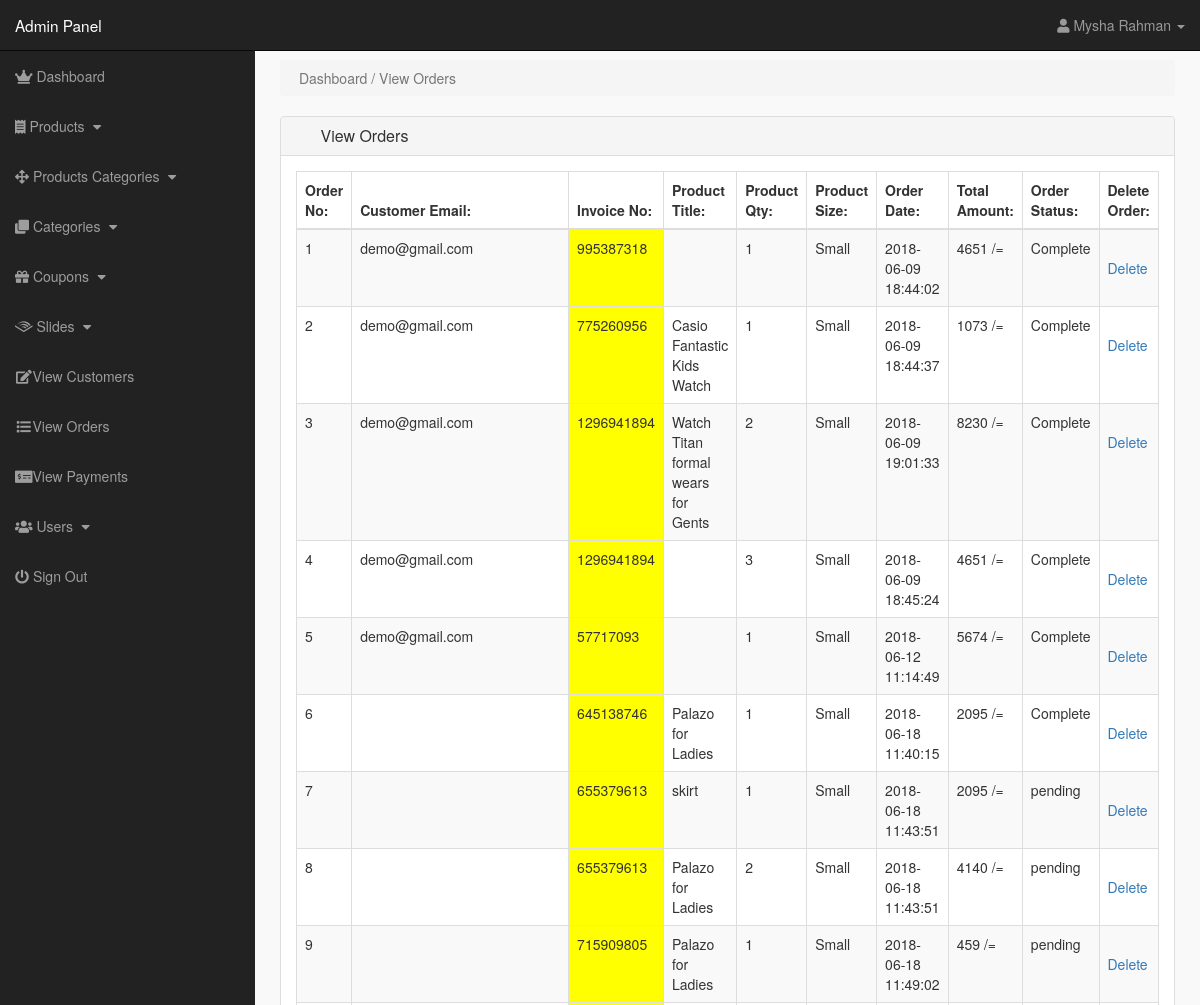
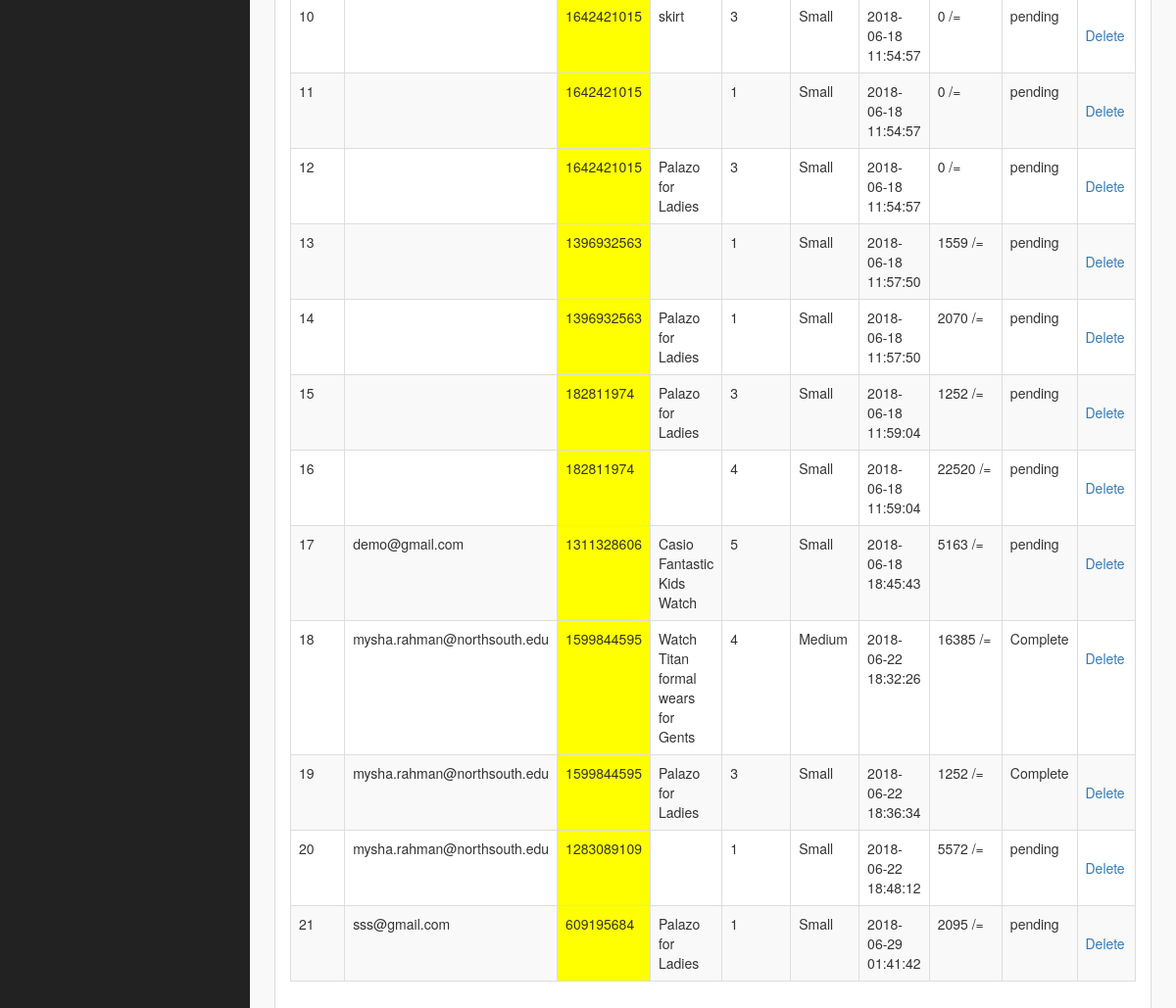
Screenshot of /admin/index.php?view_orders (signed in) with the database file from the repository (2 pictures, top to bottom).
### tables this page shows
CREATE TABLE `pending_orders` (
  `order_id` int(11) NOT NULL,
  `customer_id` int(11) NOT NULL,
  `invoice_no` int(10) NOT NULL,
  `product_id` text NOT NULL,
  `qty` int(11) NOT NULL,
  `size` text NOT NULL,
  `order_status` text NOT NULL
);

CREATE TABLE `customers` (
  `customer_id` int(11) NOT NULL,
  `customer_name` varchar(255) NOT NULL,
  `customer_email` varchar(255) NOT NULL,
  `customer_pass` varchar(255) NOT NULL,
  `customer_country` text NOT NULL,
  `customer_city` text NOT NULL,
  `customer_contact` varchar(255) NOT NULL,
  `customer_gender` varchar(100) NOT NULL,
  `customer_zipcode` varchar(100) NOT NULL,
  `customer_address` text NOT NULL,
  `customer_image` text NOT NULL,
  `customer_ip` varchar(255) NOT NULL,
  `customer_confirm_code` text NOT NULL
);

CREATE TABLE `customer_orders` (
  `order_id` int(11) NOT NULL,
  `customer_id` int(11) NOT NULL,
  `due_amount` int(11) NOT NULL,
  `invoice_no` int(100) NOT NULL,
  `qty` int(11) NOT NULL,
  `size` text NOT NULL,
  `order_date` timestamp NOT NULL DEFAULT CURRENT_TIMESTAMP ON UPDATE CURRENT_TIMESTAMP,
  `order_status` text NOT NULL
);

CREATE TABLE `products` (
  `product_id` int(11) NOT NULL,
  `p_cat_id` int(11) NOT NULL,
  `cat_id` int(11) NOT NULL,
  `date` timestamp NOT NULL DEFAULT CURRENT_TIMESTAMP ON UPDATE CURRENT_TIMESTAMP,
  `product_title` text NOT NULL,
  `product_img1` text NOT NULL,
  `product_img2` text NOT NULL,
  `product_img3` text NOT NULL,
  `product_price` int(11) NOT NULL,
  `product_desc` text NOT NULL,
  `product_keywords` text NOT NULL
);

### admin/view_orders.php (the view)
<?php
if(!isset($_SESSION['admin_email'])){
echo "<script>window.open('login.php','_self')</script>";
}
else {
?>
    <div class="row">
        <div class="col-lg-12">
            <ol class="breadcrumb">
                <li class="active">
                    <i class="fa fa-dashboard"></i> Dashboard / View Orders
                </li>
            </ol>
        </div>
    </div>
    <div class="row">
        <div class="col-lg-12">
            <div class="panel panel-default">
                <div class="panel-heading">
                    <h3 class="panel-title">
                        <i class="fa fa-money fa-fw"></i> View Orders
                    </h3>
                </div>
                <div class="panel-body">
                    <div class="table-responsive">
                        <table class="table table-bordered table-hover table-striped">
                            <thead>
                                <tr>
                                    <th>Order No:</th>
                                    <th>Customer Email:</th>
                                    <th>Invoice No:</th>
                                    <th>Product Title:</th>
                                    <th>Product Qty:</th>
                                    <th>Product Size:</th>
                                    <th>Order Date:</th>
                                    <th>Total Amount:</th>
                                    <th>Order Status:</th>
                                    <th>Delete Order:</th>
                                </tr>
                            </thead>
                            <tbody>
                                <?php
$i = 0;
$get_orders = "select * from pending_orders";
$run_orders = mysqli_query($con,$get_orders);
while ($row_orders = mysqli_fetch_array($run_orders)) {
$order_id = $row_orders['order_id'];
$c_id = $row_orders['customer_id'];
$invoice_no = $row_orders['invoice_no'];
$product_id = $row_orders['product_id'];
$qty = $row_orders['qty'];
$size = $row_orders['size'];
$order_status = $row_orders['order_status'];
$get_products = "select * from products where product_id='$product_id'";
$run_products = mysqli_query($con,$get_products);
$row_products = mysqli_fetch_array($run_products);
$product_title = $row_products['product_title'];
$i++;
?>
                                    <tr>
                                        <td>
                                            <?php echo $i; ?>
                                        </td>
                                        <td>
                                            <?php
$get_customer = "select * from customers where customer_id='$c_id'";
$run_customer = mysqli_query($con,$get_customer);
$row_customer = mysqli_fetch_array($run_customer);
$customer_email = $row_customer['customer_email'];
echo $customer_email;
 ?>
                                        </td>
                                        <td bgcolor="yellow">
                                            <?php echo $invoice_no; ?>
                                        </td>
                                        <td>
                                            <?php echo $product_title; ?>
                                        </td>
                                        <td>
                                            <?php echo $qty; ?>
                                        </td>
                                        <td>
                                            <?php echo $size; ?>
                                        </td>
                                        <td>
                                            <?php
$get_customer_order = "select * from customer_orders where order_id='$order_id'";
$run_customer_order = mysqli_query($con,$get_customer_order);
$row_customer_order = mysqli_fetch_array($run_customer_order);
$order_date = $row_customer_order['order_date'];
$due_amount = $row_customer_order['due_amount'];
echo $order_date;
?>
                                        </td>
                                        <td>
                                            <?php echo $due_amount; ?> /=
                                        </td>
                                        <td>
                                            <?php
if($order_status=='pending'){
echo $order_status='pending';
}
else{
echo $order_status='Complete';
}
?>
                                        </td>
                                        <td>
                                            <a href="index.php?order_delete=<?php echo $order_id; ?>">
<i class="fa fa-trash-o" ></i> Delete
</a>
                                        </td>
                                    </tr>
                                    <?php } ?>
                            </tbody>
                        </table>
                    </div>
                </div>
            </div>
        </div>
    </div>
    <?php } ?>

### admin/includes/sidebar.php (shortened to what this page needs)
<?php
if(!isset($_SESSION['admin_email'])){
    echo "<script>window.open('login.php', '_self')</script>";
}
else{
?>
    <nav class="navbar navbar-inverse navbar-fixed-top">
        <div class="navbar-header">
            <a href="index.php?dashboard" class="navbar-brand">Admin Panel</a>
        </div>
        <ul class="nav navbar-right top-nav">
            <li class="dropbox">
                <a href="#" class="dropdown-toggle" data-toggle="dropdown">
               <i class="fa fa-user"></i>
               <?php echo $admin_name; ?> <b class="caret"></b>
        </a>
        </li>
        </ul>
        <div class="collapse navbar-collapse navbar-ex1-collapse">
            <ul class="nav navbar-nav side-nav">
                <li>
                    <a href="index.php?dashboard">
<i class="fas fa-crown"></i> Dashboard
</a>
                </li>
                <li>
                    <a href="#" data-toggle="collapse" data-target="#products">
<i class="fas fa-receipt"></i> Products
<i class="fa fa-fw fa-caret-down"></i>
</a>
                </li>
                <li>
                    <a href="#" data-toggle="collapse" data-target="#p_cat">
<i class="fas fa-arrows-alt"></i> Products Categories
<i class="fa fa-fw fa-caret-down"></i>
</a>
                </li>
                <li>
                    <a href="#" data-toggle="collapse" data-target="#cat">
<i class="fas fa-clone"></i> Categories
<i class="fa fa-fw fa-caret-down"></i>
</a>
                </li>
                <li>
                    <a href="#" data-toggle="collapse" data-target="#coupons">
                        <i class="fas fa-gift"></i> Coupons
                        <i class="fa fa-fw fa-caret-down"></i>
                    </a>
                </li>
                <li>
                    <a href="#" data-toggle="collapse" data-target="#slides">
<i class="fab fa-audible"></i> Slides
<i class="fa fa-fw fa-caret-down"></i>
</a>
                </li>
                <li>
                    <a href="index.php?view_customers"><i class="fa fa-fw fa-edit"></i>View Customers</a>
                </li>
                <li>
                    <a href="index.php?view_orders"><i class="fa fa-fw fa-list"></i>View Orders</a>
                </li>
                <li>
                    <a href="index.php?view_payments"><i class="fas fa-money-check-alt"></i>View Payments</a>
                </li>
                <li>
                    <a href="#" data-toggle="collapse" data-target="#users">
                    <i class="fas fa-users"></i> Users
<i class="fa fa-fw fa-caret-down"></i>
</a>
                </li>
                <li>
                    <a href="logout.php"><i class="fas fa-power-off"></i> Sign Out</a>
                </li>
            </ul>
        </div>
    </nav>
    <?php } ?>

### styles/admin-style.css (style rules this page uses)
body { margin-top: 100px; }
@media (min-width: 768px) { body { margin-top: 50px; } }
.top-nav { padding: 0 15px; }
.top-nav > li { display: inline-block; float: left; }
.top-nav > li > a { padding-top: 15px; padding-bottom: 15px; line-height: 20px; color: #999; }
@media (min-width: 768px) { .side-nav { position: fixed; top: 51px; width: 255px; border-radius: 0; overflow-y: auto; background-color: #222; bottom: 0; overflow-x: hidden; padding-bottom: 40px; } }
@media (min-width: 768px) { .side-nav > li > a { width: 255px; } }
.panel-body { border-radius: 5px; }
a, li, ul, option, select, data-toggle, dropbox { -moz-transition: all 0.3s; -o-transition: all 0.3s; -webkit-transition: all 0.3s; }

### rows the page displays
pending_orders: customer.customer_email "demo@gmail.com", invoice_no "995387318", qty "1", size "Small", customer_orders.order_date "2018-06-09 18:44:02", customer_orders.due_amount "4651"
pending_orders: customer.customer_email "demo@gmail.com", invoice_no "775260956", product.product_title "Casio Fantastic Kids Watch", qty "1", size "Small", customer_orders.order_date "2018-06-09 18:44:37", customer_orders.due_amount "1073"
pending_orders: customer.customer_email "demo@gmail.com", invoice_no "1296941894", product.product_title "Watch Titan formal wears for Gents", qty "2", size "Small", customer_orders.order_date "2018-06-09 19:01:33", customer_orders.due_amount "8230"
pending_orders: customer.customer_email "demo@gmail.com", invoice_no "1296941894", qty "3", size "Small", customer_orders.order_date "2018-06-09 18:45:24", customer_orders.due_amount "4651"
pending_orders: customer.customer_email "demo@gmail.com", invoice_no "57717093", qty "1", size "Small", customer_orders.order_date "2018-06-12 11:14:49", customer_orders.due_amount "5674"
pending_orders: invoice_no "645138746", product.product_title "Palazo for Ladies", qty "1", size "Small", customer_orders.order_date "2018-06-18 11:40:15", customer_orders.due_amount "2095"
pending_orders: invoice_no "655379613", product.product_title "skirt", qty "1", size "Small", customer_orders.order_date "2018-06-18 11:43:51", customer_orders.due_amount "2095"
pending_orders: invoice_no "655379613", product.product_title "Palazo for Ladies", qty "2", size "Small", customer_orders.order_date "2018-06-18 11:43:51", customer_orders.due_amount "4140"
pending_orders: invoice_no "715909805", product.product_title "Palazo for Ladies", qty "1", size "Small", customer_orders.order_date "2018-06-18 11:49:02", customer_orders.due_amount "459"
pending_orders: invoice_no "1642421015", product.product_title "skirt", qty "3", size "Small", customer_orders.order_date "2018-06-18 11:54:57", customer_orders.due_amount "0"
pending_orders: invoice_no "1642421015", qty "1", size "Small", customer_orders.order_date "2018-06-18 11:54:57", customer_orders.due_amount "0"
pending_orders: invoice_no "1642421015", product.product_title "Palazo for Ladies", qty "3", size "Small", customer_orders.order_date "2018-06-18 11:54:57", customer_orders.due_amount "0"
pending_orders: invoice_no "1396932563", qty "1", size "Small", customer_orders.order_date "2018-06-18 11:57:50", customer_orders.due_amount "1559"
pending_orders: invoice_no "1396932563", product.product_title "Palazo for Ladies", qty "1", size "Small", customer_orders.order_date "2018-06-18 11:57:50", customer_orders.due_amount "2070"
pending_orders: invoice_no "182811974", product.product_title "Palazo for Ladies", qty "3", size "Small", customer_orders.order_date "2018-06-18 11:59:04", customer_orders.due_amount "1252"
pending_orders: invoice_no "182811974", qty "4", size "Small", customer_orders.order_date "2018-06-18 11:59:04", customer_orders.due_amount "22520"
pending_orders: customer.customer_email "demo@gmail.com", invoice_no "1311328606", product.product_title "Casio Fantastic Kids Watch", qty "5", size "Small", customer_orders.order_date "2018-06-18 18:45:43", customer_orders.due_amount "5163"
pending_orders: customer.customer_email "mysha.rahman@northsouth.edu", invoice_no "1599844595", product.product_title "Watch Titan formal wears for Gents", qty "4", size "Medium", customer_orders.order_date "2018-06-22 18:32:26", customer_orders.due_amount "16385"
pending_orders: customer.customer_email "mysha.rahman@northsouth.edu", invoice_no "1599844595", product.product_title "Palazo for Ladies", qty "3", size "Small", customer_orders.order_date "2018-06-22 18:36:34", customer_orders.due_amount "1252"
pending_orders: customer.customer_email "mysha.rahman@northsouth.edu", invoice_no "1283089109", qty "1", size "Small", customer_orders.order_date "2018-06-22 18:48:12", customer_orders.due_amount "5572"
pending_orders: customer.customer_email "sss@gmail.com", invoice_no "609195684", product.product_title "Palazo for Ladies", qty "1", size "Small", customer_orders.order_date "2018-06-29 01:41:42", customer_orders.due_amount "2095"

### other values shown
$admin_name "Mysha Rahman"
